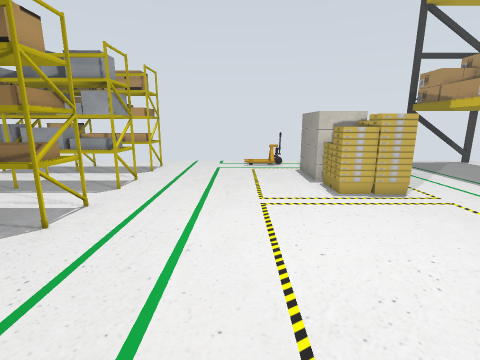
[1] (above)

16 first-person views from a walk through a Gazebo world. The camera is 1.2 m above the floor, tilts 12° down and sees 85° across. The floor is counted in squares, 0.5 m on a side. Each view is taken from the middle of a square. On the plan, view 1 faces up. The plan holds only what a view shows up to about 17 squares ahead; the rest is blank. The place goes on beyond the plan. Robots are left out. Some surface patterns are stand-ins.

[2]
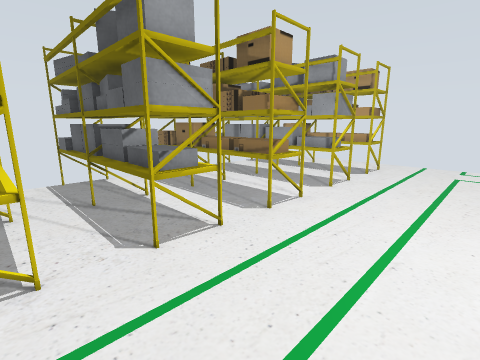

[3]
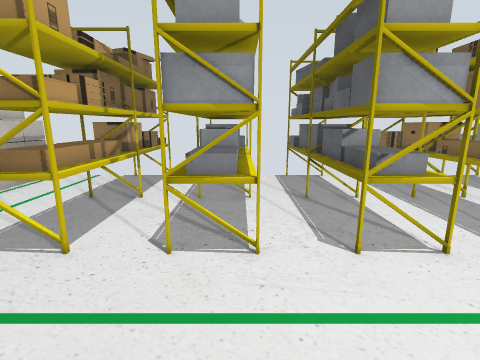

[4]
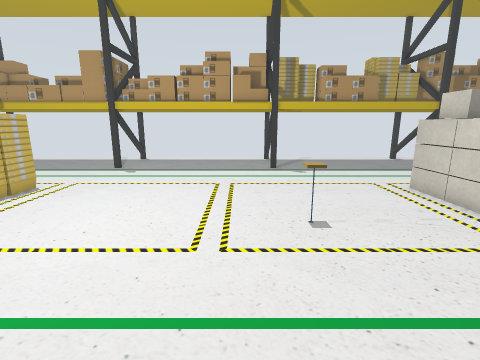

[5]
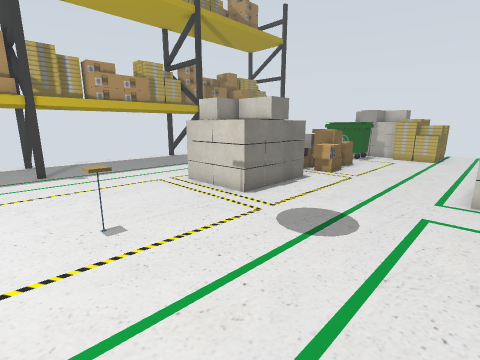

[6]
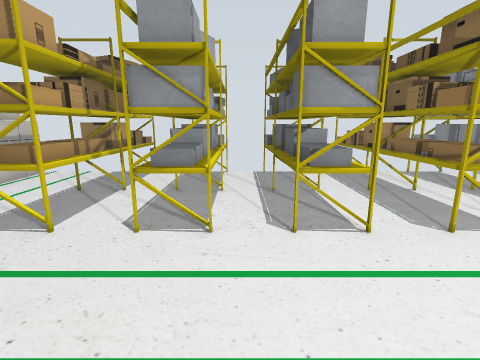

[7]
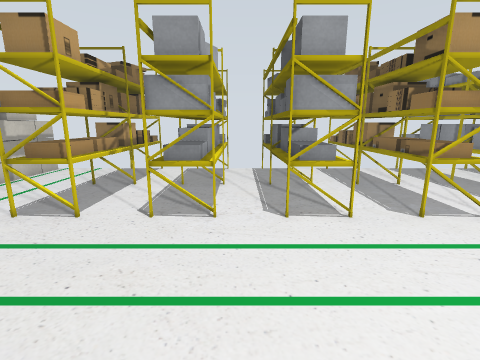

[8]
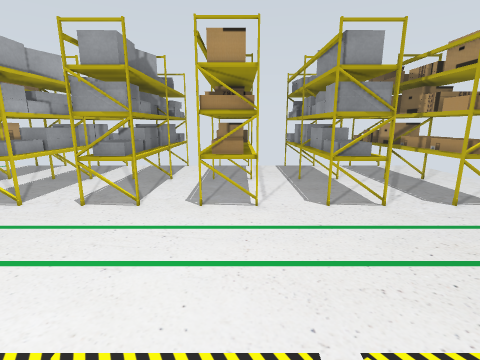

[9]
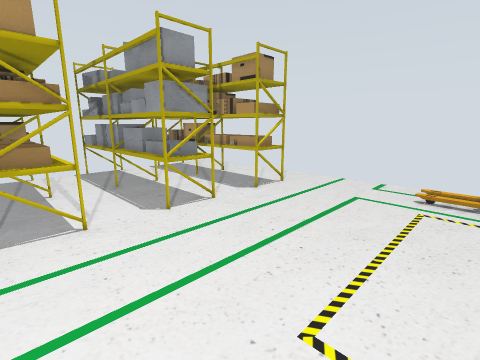

[10]
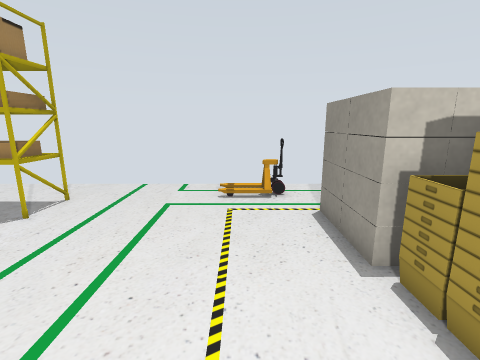

[11]
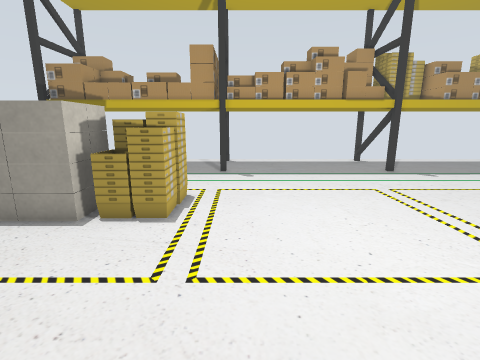

[12]
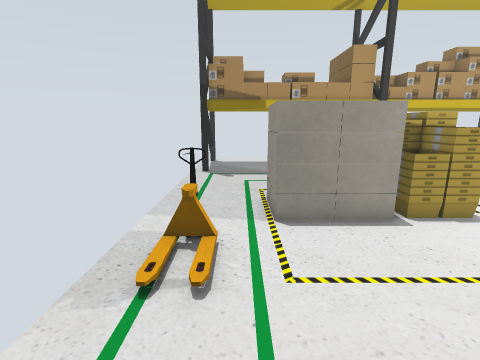

[13]
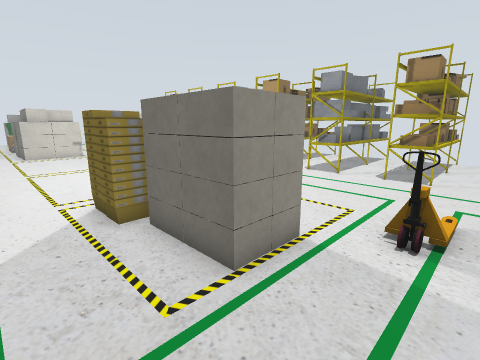

[14]
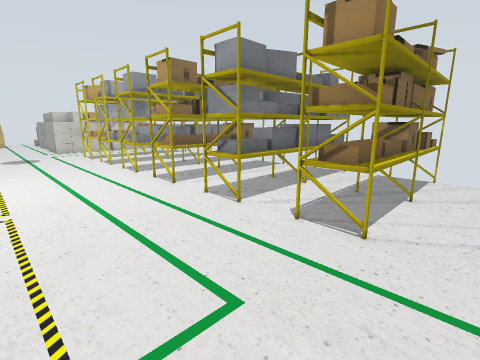

[15]
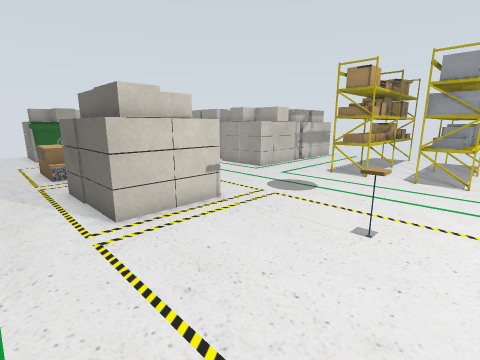

[16]
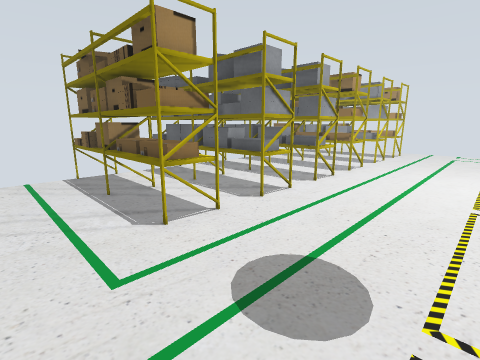

### Floor plan
Key: @ floor where view 1 was taken; # wall or solid block; . floor; P pallet; S shelf; B bucket; T cafe table; O other object.
Columns run from 12 left of view 1 to 11 right of it. Each row starts with its distance up from view 1.
 17 ...................... #
 16 ..............P........#
 15 SSSSSSSS...............#
 14 SSSSSSSS.......OOO.....#
 13 ...............O O.....#
 12 ...............O O.....#
 11 SSSSSSSS.......OBBB....#
 10 SSSSSSSS.......BBBB....#
  9 ...............BBBB....#
  8 .......................#
  7 SSSSSSSS...............#
  6 SSSSSSSS...............#
  5 .......................#
  4 SSSSSSSS...............#
  3 SSSSSSSS...............#
  2 SSSSSSSS...............#
  1 .......................#
  0 SSSSSSSS....@..........#
 -1 SSSSSSSS......T........#
 -2 .......................#
 -3 SSSSSSSS...............#
 -4 SSSSSSSS...............#
 -5 SSSSSSSS...............#
 -6 ..............OOOOO....#
 -7 ..............OOOOO....#
 -8 ..............O  OO....#

Positions as (right, up) in squares from view 1, and headings:
1: (0, 0), facing up
2: (0, 0), facing up-left
3: (0, 0), facing left
4: (-4, 1), facing right
5: (-4, 1), facing down-right
6: (1, 1), facing left
7: (2, 1), facing left
8: (3, 7), facing left
9: (2, 6), facing up-left
10: (1, 7), facing up
11: (-3, 7), facing right
12: (-3, 15), facing right
13: (8, 17), facing down-left
14: (1, 17), facing down-left
15: (8, 1), facing down-left
16: (1, -8), facing up-left
